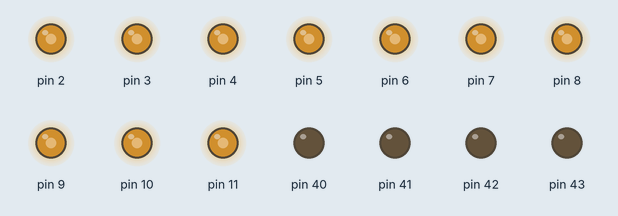
Simulated run of this sketch. Board: Arduino Mega 2560, built with avr-gcc and run on an emulated ATmega2560. On the bench: output pins drawn as LEDs (lit = HIGH).

Above: at 2.5 s.
At 7.5 s:
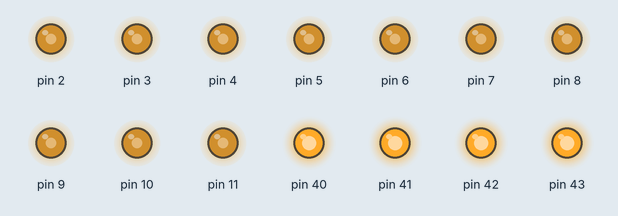
Timing chart, 0 to 13.0 s (numbered marks = the images above):
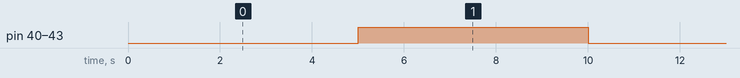

The sketch:

all_pwm.ino
```cpp
/**
 * Pruebas relacionadas con el control de la dirección de giro de los motores
 */

#include <DefinicionPines.hpp>
#include <GiroMotores.hpp>


const int velocidad = 150;

void setup() {
  for (size_t i = 0; i < 4; ++i) {
    pinMode(pin::motor_direction[i], OUTPUT);
  }
  for (int i = 2; i < 13; ++i) {
    pinMode(i, OUTPUT);
  }
  for (int i = 2; i < 13; ++i) {
      analogWrite(i, velocidad);
  }
}

void loop() {
  // Un sentido
  for (int i = 40; i < 44; ++i) {
    digitalWrite(i, LOW);
  }
  delay(5000);

  for (int i = 40; i < 44; ++i) {
    digitalWrite(i, HIGH);
  }
  delay(5000);
}
```

Measured:
- by itself, pin 40–43: alternates HIGH for 5.0 s and LOW for 5.0 s
